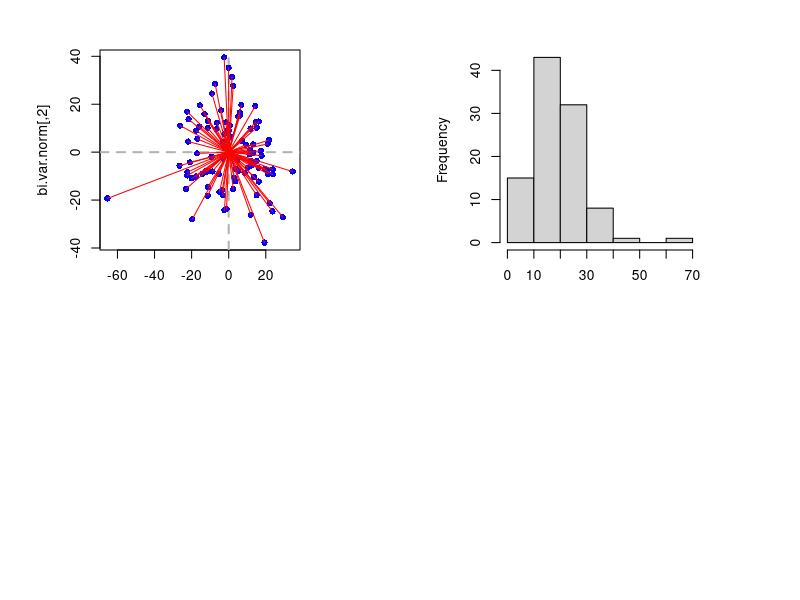
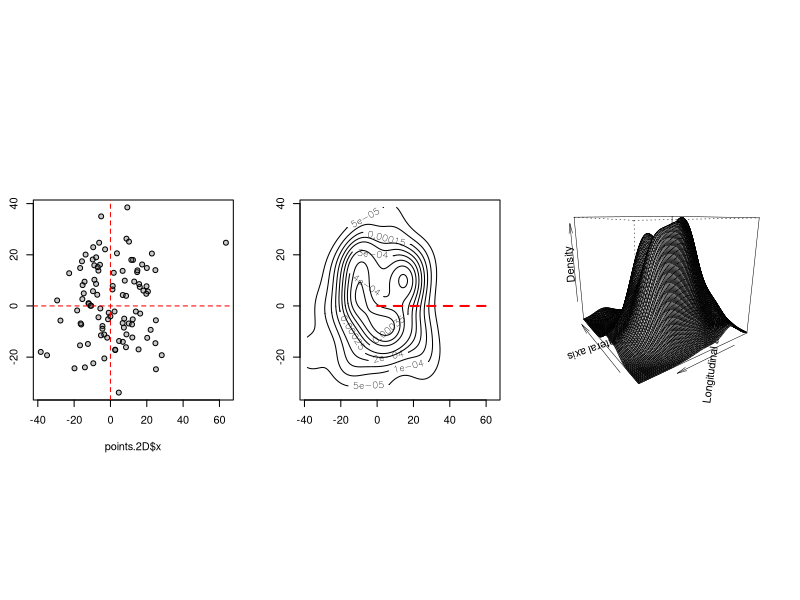
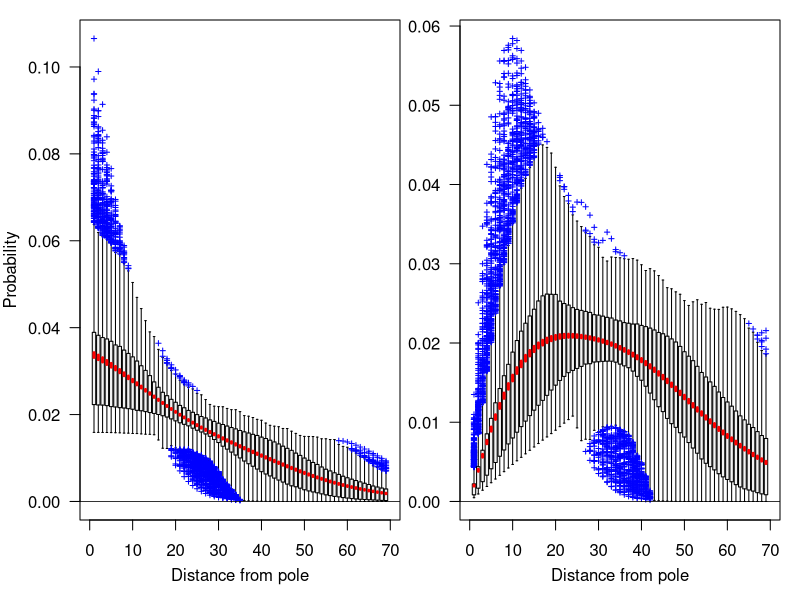
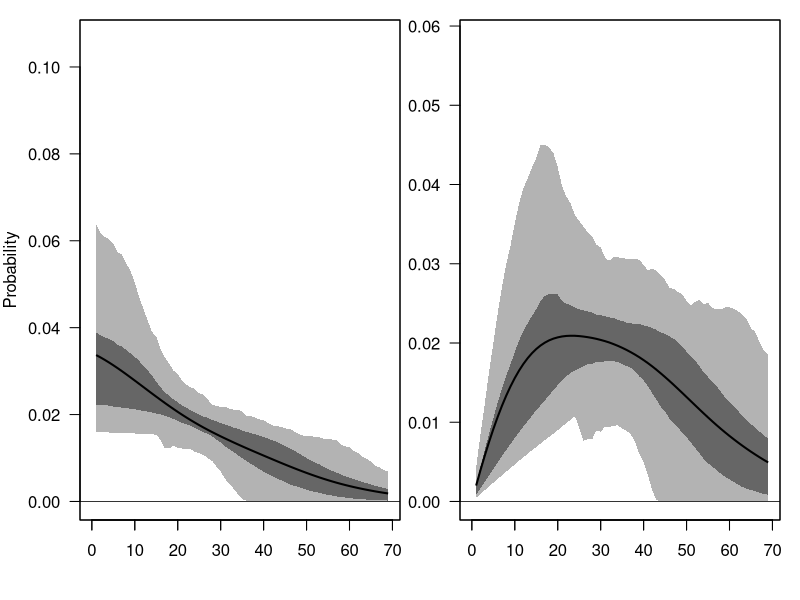

Write the R code that produced these figures, in order.
##################################
#     Two-dimentional kernel     #
#  resampling of dispersal data  #
#                                #
#             INDEX              #
#      -1. load library(ies)     #
#       0. assign a dataset      #
#       1. randomize theta,      #
#  create 2-dimentional kernel,  #
#          and resample          #
#    2. find distribution mean   #
#       and standard error       #
#         3. plot data           #
#                                #
#       ~written by isadore nabi~#
##################################

# -1. load library(ies)
     library(MASS) #for kde2d and plotting functions

# 0. assign a dataset
	# 0.0 clear objects and set seed
	rm(list = ls())
	set.seed(6174) #Kaprekar's constant

	# 0.1 100 data points with x and y coordinates
	data.points <- 100
	bi.var.norm <- cbind(rnorm(n = data.points, mean = 0 , sd = 15 ) , rnorm(n = data.points, mean = 0 , sd = 15 ))
	disp.data <- (bi.var.norm[,1]^2 + bi.var.norm[,2]^2)^0.5

	# 0.2 plot the data and histogram (distance distribution)
	par(mfrow=c(2,2) , pin = c(2,2))
	plot(bi.var.norm , type = "n")
	abline(h = 0 , v = 0 , lwd = 2 , col = "grey70" , lty = 2)
	points(bi.var.norm , pch = 16 , col = "blue")
	arrows(rep(0 , data.points) , rep(0 , data.points) , bi.var.norm[,1] , bi.var.norm[,2] , length = 0 , col = "red")
	hist(disp.data , main = "")

# 1. randomize theta, create 2-dimentional kernel, and resample
	# 1.0 loop
	samples <- 250 #remember that it is going to be 4 per sample because we're extracing the Cartesian coordinates
	breaks <- max(ceiling(disp.data)) # finds largest distance and creates that many breaks to correspond to one per unit distance

	w.mat <- matrix(data = NA , nrow = samples*4 , ncol = breaks , byrow = T) # for density distribution data (as omega) pre-allocation
	f.mat <- matrix(data = NA , nrow = samples*4 , ncol = breaks , byrow = T) # for distance distribution data (as f) pre-allocation

	distances <- 1:ncol(w.mat)

	for (i in 0:(samples-1)){
		# 1.1 draw theta for number of dispersal sampels
		theta <- round(runif(length(disp.data) , max = 360) , 1)
	
		# 1.2 convert polar cordinates to bearing
		polar2cart <- function(x , y , dist , bearing , as.deg = FALSE){
			  if(as.deg){
			    bearing = bearing * pi / 180
			  }
		  new.x <- x + dist*sin(bearing)
		  new.y <- y + dist*cos(bearing)
		  return(list("x" = new.x,"y" = new.y))
		}
		points.2D <- polar2cart(0 , 0 , disp.data, theta)
	
		# 1.3 create 2D pdf
		kernel.2D <- kde2d(points.2D$x , points.2D$y , n = breaks*2)

		# 1.4 z-values for a sample from pole across a Cartetian ray
		max.x <- sort(kernel.2D$z[(breaks+1):(breaks*2) , breaks] , decreasing = T)
		min.x <- sort(kernel.2D$z[1:breaks , breaks] , decreasing = T)
		max.y <- sort(kernel.2D$z[breaks , 1:breaks] , decreasing = T)
		min.y <- sort(kernel.2D$z[breaks , (breaks+1):(breaks*2)] , decreasing = T)

		w.mat[(i*4+1),] <- max.x/sum(max.x)
		w.mat[(i*4+2),] <- min.x/sum(min.x)
		w.mat[(i*4+3),] <- max.y/sum(max.y)
		w.mat[(i*4+4),] <- min.y/sum(min.y)

		f.r.max.x <- max.x*2*pi*distances
		f.r.min.x <- min.x*2*pi*distances
		f.r.max.y <- max.y*2*pi*distances
		f.r.min.y <- min.y*2*pi*distances

		f.mat[(i*4+1),] <- f.r.max.x/sum(f.r.max.x)
		f.mat[(i*4+2),] <- f.r.min.x/sum(f.r.min.x)
		f.mat[(i*4+3),] <- f.r.max.y/sum(f.r.max.y)
		f.mat[(i*4+4),] <- f.r.min.y/sum(f.r.min.y)
	}

	# 1.4 structural checks
		#1.4.0 head, tails, and row sums
		w.mat[1:5 , 1:5] # head should be larger than the tail (next line below)
		w.mat[1:5 , (ncol(w.mat)-5):ncol(w.mat)] # tail
		w.mat[(nrow(w.mat)-5):nrow(w.mat) , 1:5] # head should be larger than the tail (next line below)
		w.mat[(nrow(w.mat)-5):nrow(w.mat) , (ncol(w.mat)-5):ncol(w.mat)] # tail
		apply(w.mat , 1 , sum) # summing to unity means the sum of rows all should = 1
	
		f.mat[1:5 , 1:5] # head should be larger than the tail (next line below)
		f.mat[1:5 , (ncol(f.mat)-5):ncol(f.mat)] # tail
		f.mat[(nrow(f.mat)-5):nrow(f.mat) , 1:5] # head should be larger than the tail (next line below)
		f.mat[(nrow(f.mat)-5):nrow(f.mat) , (ncol(f.mat)-5):ncol(f.mat)] # tail
		apply(f.mat , 1 , sum) # summing to unity means the sum of rows all should = 1

		#1.4.1 three example plots
		par(mfrow = c(1,3) , pin = c( 2,2))
		plot(points.2D , pch = 21 , bg = "#50505050") # points quadri-sected
		abline(h = 0 , v = 0 , col = "red" , lty = 2)
		contour(kernel.2D) # contour plot with example segment
		arrows(0,0,max(kernel.2D$x),0 , length = 0 , col = "red" , lwd = 2 , lty = 2)
		persp(kernel.2D , phi = 15 , theta = 235 , xlab = "Lateral axis" , ylab = "Longitudinal axis" , zlab = "Density" , shade = 0.9 , expand = 0.9 , col = "white" , lwd = 0.5) # 3D plot, because you have to

# 2. find distribution mean and standard error
	# 2.0 density distance pdf
	wr.mean <- apply(w.mat , 2 , mean)
	wr.sem <- apply(w.mat , 2 , sd)/(nrow(w.mat)^0.5)

	# 2.1 location distance pdf
	fr.mean <- apply(f.mat , 2 , mean)
	fr.sem <- apply(f.mat , 2 , sd)/(nrow(f.mat)^0.5)

# 3. plot data
	# Discrete box plots
	par(mfrow = c(1,2) , mar = c(3,3,0,0) , oma = c(1,1,1,1))
	# density distribution
	boxplot(w.mat , medcol = NA , axes = F , outpch = 3 , outcol = "blue" , outcex = 0.5 , ylim = c(0, max(w.mat)) , col = "grey95" , whisklty = 1)
	abline(h = 0 , lwd = 0.75 , col = "black")
	segments(distances, wr.mean - wr.sem, distances, wr.mean + wr.sem , lwd = 3 , col = "red")
	box()
	axis(1)
	axis(2 , las = 1)
	mtext("Distance from pole" , side = 1 , line = 2.25)
	mtext("Probability" , side = 2 , line = 3)
	# distance distribution
	boxplot(f.mat , medcol = NA , axes = F , outpch = 3 , outcol = "blue" , outcex = 0.5 , ylim = c(0,max(f.mat)) , col = "grey95" , whisklty = 1)
	abline(h = 0 , lwd = 0.75 , col = "black")
	segments(distances, fr.mean - fr.sem, distances, fr.mean + fr.sem , lwd = 3 , col = "red")
	box()
	axis(1)
	axis(2 , las = 1)
	mtext("Distance from pole" , side = 1 , line = 2.25)

	# Continuous box plots
	box.stats.w <- boxplot(w.mat , plot = F)$stats[-3,]
	box.stats.f <- boxplot(f.mat , plot = F)$stats[-3,]

	par(mfrow = c(1,2) , mar = c(3,3,0,0) , oma = c(1,1,1,1))
	plot(0 , type = "n" , ylim = c(0, max(w.mat)) , xlim = c(0,length(box.stats.w[4,])) , xlab = "Distance from pole" , ylab = "" , las = 1)
	polygon(c(1:length(box.stats.w[4,]),length(box.stats.w[4,]):1),c(box.stats.w[4,],rev(box.stats.w[1,])) , col = "grey70" , border = F)
	polygon(c(1:length(box.stats.w[4,]),length(box.stats.w[4,]):1),c(box.stats.w[3,],rev(box.stats.w[2,])) , col = "grey40" , border = F)
	lines(wr.mean , col = "black" , lwd = 2 , lend = 1)
	abline(h = 0 , lwd = 0.75 , col = "black")
	box()
	axis(1 , labels = F)
	mtext("Probability" , side = 2 , line = 3)

	plot(0 , type = "n" , ylim = c(0, max(f.mat)) , xlim = c(0, length(box.stats.f[4,])) , xlab = "Distance from pole" , ylab = "" , las = 1)
	polygon(c(1:length(box.stats.f[4,]),length(box.stats.f[4,]):1),c(box.stats.f[4,],rev(box.stats.f[1,])) , col = "grey70" , border = F)
	polygon(c(1:length(box.stats.f[4,]),length(box.stats.f[4,]):1),c(box.stats.f[3,],rev(box.stats.f[2,])) , col = "grey40" , border = F)
	lines(fr.mean , col = "black" , lwd = 2 , lend = 1)
	abline(h = 0 , lwd = 0.75 , col = "black")
	box()
	axis(1 , labels = F)
